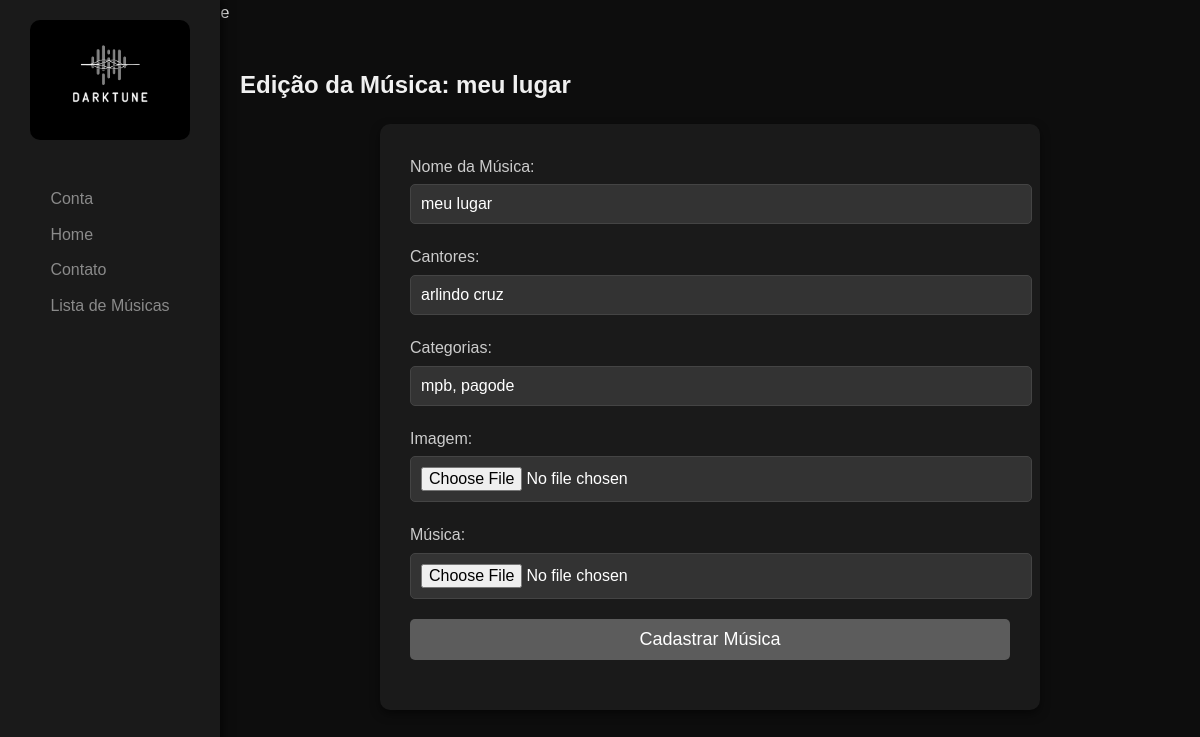
The page /formularios/editar/musica/6 on the database as committed earlier.
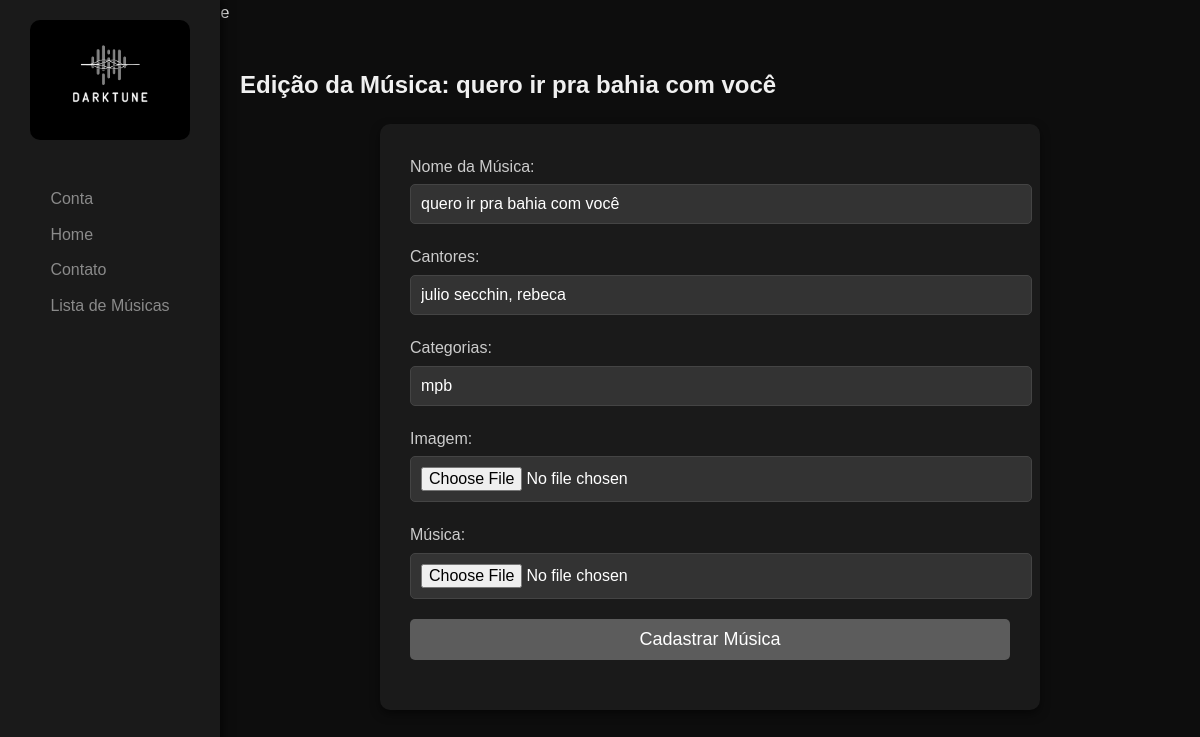
The same page on the database as committed later.
### app/models/MusicasModel.py (models this page shows, shortened)
class MusicasModel(Base):
    __tablename__ = "musicas"
    id_musica = Column(Integer, primary_key=True)
    nome_musica = Column(String(150), nullable=False)
    url_imagem = Column(String(255), nullable=False)
    url_audio = Column(String(255), nullable=False)
    fk_id_usuario = Column(Integer, ForeignKey("usuarios.id_usuario"), nullable=False)
    usuario = relationship("UsuariosModel", back_populates="musicas")
    musicas_categorias = relationship("MusicasCategoriasModel", back_populates="musica", cascade="all, delete-orphan")
    curtida = relationship("CurtidasModel", cascade="all, delete-orphan")
    cantor_musica = relationship("CantoresMusicasModel", cascade="all, delete-orphan")
    def to_dict(self) -> Dict[str, int]:
        return {
            "id": self.id_musica,
            "nome": self.nome_musica,
            "url_imagem": self.url_imagem,
            "url_audio": self.url_audio,
            "id_usuario": self.fk_id_usuario,
        }

### app/routes/formulariosRoute.py (the view)
@formulario_bp.route("/editar/musica/<int:id>",  methods=["GET"])
def form_editar_musica(id):
    dados = MusicaController().buscar_dados_da_musica(id)
    return render_template("edicao_de_musica.html", musica=dados)

### app/templates/edicao_de_musica.html (shortened to what this page needs)
<!DOCTYPE html>
<html lang="pt-BR">
<head>
  <titulo>Cadastro de Músicas - Darktune</titulo>
  <link rel="stylesheet" href="{{url_for('static', filename='css/cadastro_musica.css')}}">
  <link rel="stylesheet" href="{{url_for('static', filename='css/navbar.css')}}">
</head>
<body>
  <div class="sidebar">
    <div class="logo">
      <img src="{{url_for('static', filename='imagens/logo.png')}}" alt="Logo Darktune">
    </div>
    <nav>
      <ul>
        <li>
          <a href="{{url_for('paginas.musicas')}}"><a href="{{url_for('paginas.conta')}}" class="user-button">
          {% if session['nome'] %}
            {{session['nome']}}
          {% else %}
            Conta
          {% endif %}
        </a>
      </li>
        <li><a href="{{url_for('paginas.home')}}">Home</a></li>
        <li><a href="{{url_for('paginas.contato')}}">Contato</a></li>
        <li><a href="{{url_for('paginas.musicas')}}">Lista de Músicas</a></li>
      </ul>
    </nav>
  </div>
  <div class="main-content">
    <section id="music-upload">
      <h1>Edição da Música: {{musica['nome']}}</h1>
      <form action="{{url_for('musicas.editar_musica', id=musica['id'])}}" method="POST" enctype="multipart/form-data" class="music-upload-form">
        <div class="form-grupo">
          <label for="nome-musica">Nome da Música:</label>
          <input type="text" id="nome-musica" name="nome_musica" value="{{musica['nome']}}" required>
        </div>
        <div class="form-grupo">
          <label for="autor">Cantores:</label>
          <input type="text" id="cantor" name="cantor" value="{{musica['cantores'] | join(', ')}}" required>
        </div>
        <div class="form-grupo">
          <label for="genero">Categorias:</label>
          <input type="text" id="categoria" name="categoria" value="{{musica['categorias'] | join(', ')}}" required>
        </div>
        <div class="form-grupo">
          <label for="url-imagem">Imagem:</label>
          <input type="file" id="imagem" name="imagem" value="{{musica['url_imagem']}}" accept="image/*">
        </div>
        <div class="form-grupo">
          <label for="arquivo-musica">Música:</label>
          <input type="file" id="musica" name="musica" accept="audio/*">
        </div>
        <div class="form-grupo">
          <button type="submit" class="submit-button">Cadastrar Música</button>
        </div>
      </form>
    </section>
  </div>
</body>
</html>

Rows that differ between the two databases and show on the page:
changed MusicasModel: nome "meu lugar" → "quero ir pra bahia com você"; nome_musica "meu lugar" → "quero ir pra bahia com você"
Other text that changed with them:
form field cantor: "arlindo cruz" → "julio secchin, rebeca"
form field categoria: "mpb, pagode" → "mpb"
